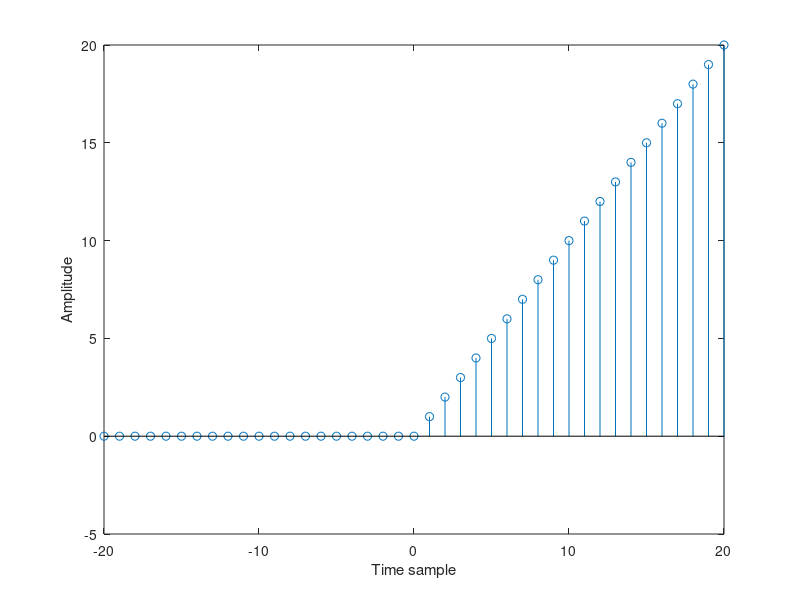

Reproduce this figure in MATLAB.
n = -20: 20;
ramp_n =(n>= 0).*n;
stem(n,ramp_n);
axis ([-20 20 -5 20]);
xlabel('Time sample');
ylabel('Amplitude');
